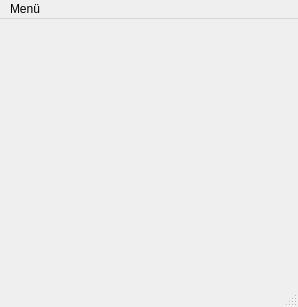
<?xml version="1.0" encoding="UTF-8"?>
<ui version="4.0">
 <class>MainWindow</class>
 <widget class="QMainWindow" name="MainWindow">
  <property name="geometry">
   <rect>
    <x>0</x>
    <y>0</y>
    <width>298</width>
    <height>307</height>
   </rect>
  </property>
  <property name="windowTitle">
   <string>Antriebssteuerung</string>
  </property>
  <widget class="QWidget" name="centralwidget">
   <layout class="QGridLayout" name="gridLayout_3">
    <item row="0" column="0">
     <widget class="DriveControlWidget" name="DriveControlWidget" native="true">
      <property name="font">
       <font>
        <pointsize>8</pointsize>
       </font>
      </property>
     </widget>
    </item>
   </layout>
  </widget>
  <widget class="QMenuBar" name="menubar">
   <property name="geometry">
    <rect>
     <x>0</x>
     <y>0</y>
     <width>298</width>
     <height>21</height>
    </rect>
   </property>
   <widget class="QMenu" name="menuDrive_Controller">
    <property name="title">
     <string>Menü</string>
    </property>
    <widget class="QMenu" name="menuCOM_Port">
     <property name="title">
      <string>COM Port</string>
     </property>
     <addaction name="separator"/>
    </widget>
    <addaction name="menuCOM_Port"/>
    <addaction name="actionEmergency_Stop"/>
    <addaction name="actionEnable_Controls"/>
   </widget>
   <addaction name="menuDrive_Controller"/>
  </widget>
  <widget class="QStatusBar" name="statusbar"/>
  <action name="actionEmergency_Stop">
   <property name="text">
    <string>Not Aus</string>
   </property>
   <property name="shortcut">
    <string>Esc</string>
   </property>
   <property name="shortcutVisibleInContextMenu">
    <bool>true</bool>
   </property>
  </action>
  <action name="actionEnable_Controls">
   <property name="text">
    <string>Not Aus zurücksetzen</string>
   </property>
  </action>
 </widget>
 <customwidgets>
  <customwidget>
   <class>DriveControlWidget</class>
   <extends>QWidget</extends>
   <header>DriveControlWidget</header>
   <container>1</container>
  </customwidget>
 </customwidgets>
 <resources/>
 <connections/>
</ui>
